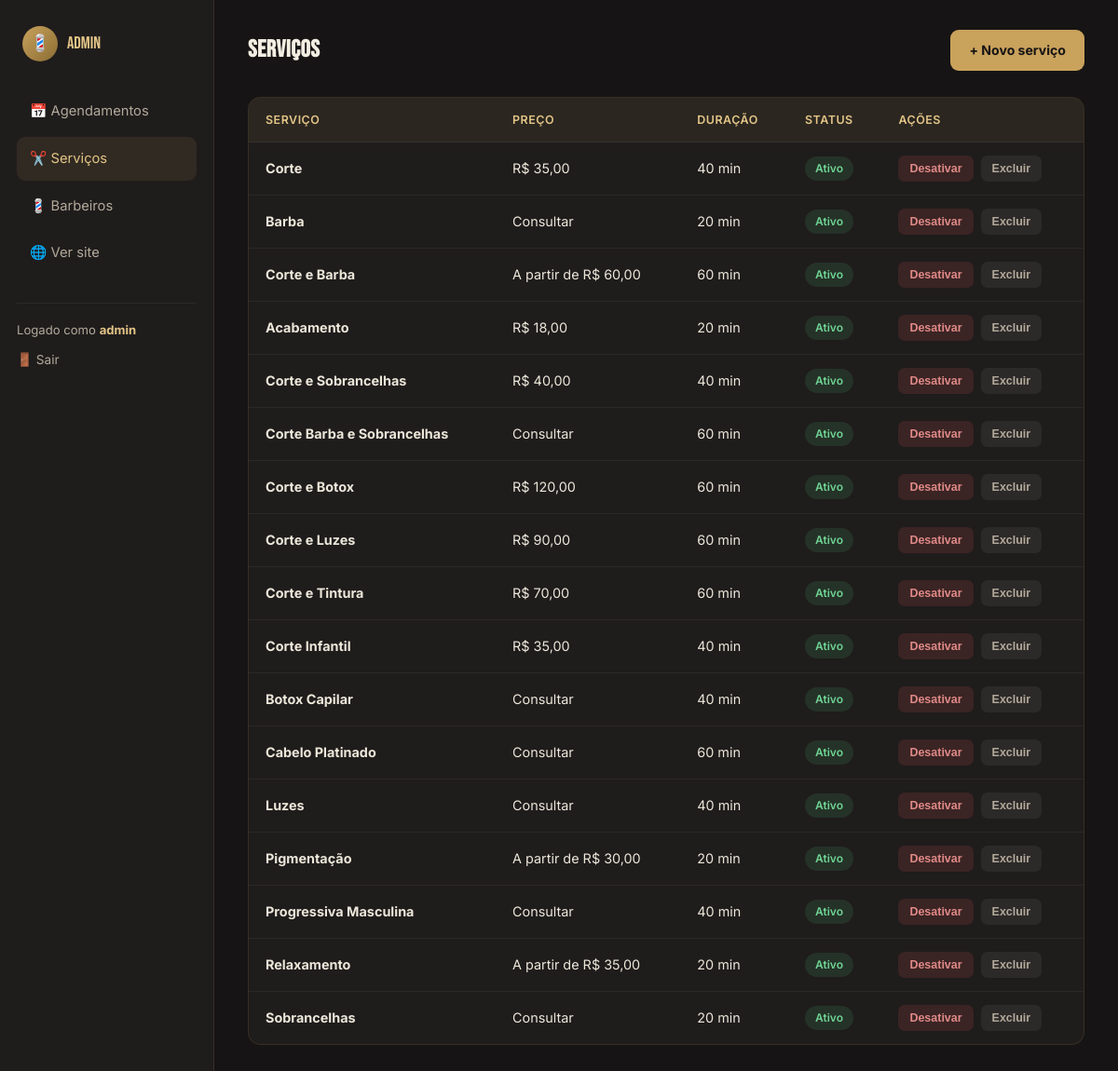
Screenshot of /admin/servicos (signed in) with the database file from the repository.
### tables this page shows
CREATE TABLE servico (
            id INTEGER PRIMARY KEY AUTOINCREMENT,
            nome TEXT NOT NULL,
            preco_texto TEXT NOT NULL,
            duracao_min INTEGER NOT NULL DEFAULT 30,
            ativo INTEGER NOT NULL DEFAULT 1,
            ordem INTEGER NOT NULL DEFAULT 0
        );

### app.py (the view)
@app.route("/admin/servicos")
@login_required
def admin_servicos():
    db = get_db()
    servicos = db.execute("SELECT * FROM servico ORDER BY ordem, nome").fetchall()
    return render_template("admin_servicos.html", empresa=EMPRESA, servicos=servicos)

### app.py (called while the page is built)
def get_db():
    if "db" not in g:
        g.db = sqlite3.connect(DB_PATH)
        g.db.row_factory = sqlite3.Row
        g.db.execute("PRAGMA foreign_keys = ON")
    return g.db

@app.teardown_appcontext
def fechar_db(exception=None):
    db = g.pop("db", None)
    if db is not None:
        db.close()

def login_required(view_func):
    @wraps(view_func)
    def wrapped(*args, **kwargs):
        if not session.get("admin_id"):
            return redirect(url_for("admin_login"))
        return view_func(*args, **kwargs)
    return wrapped

### templates/admin_servicos.html (shortened to what this page needs)
{% extends "admin_base.html" %}
{% block content %}
<div class="admin-header">
  <h1>Serviços</h1>
  <a href="{{ url_for('admin_novo_servico') }}" class="btn-novo-servico">+ Novo serviço</a>
</div>
<div class="tabela-wrap">
  <table>
    <thead>
      <tr>
        <th>Serviço</th>
        <th>Preço</th>
        <th>Duração</th>
        <th>Status</th>
        <th>Ações</th>
      </tr>
    </thead>
    <tbody>
      {% for s in servicos %}
      <tr>
        <td><strong>{{ s.nome }}</strong></td>
        <td>{{ s.preco_texto }}</td>
        <td>{{ s.duracao_min }} min</td>
        <td>
          {% if s.ativo %}
            <span class="badge badge-confirmado">Ativo</span>
          {% else %}
            <span class="badge badge-cancelado">Inativo</span>
          {% endif %}
        </td>
        <td>
          <div class="acoes-tabela">
            <form method="POST" action="{{ url_for('admin_toggle_servico', servico_id=s.id) }}">
              <button class="btn-mini {{ 'btn-mini-cancelar' if s.ativo else 'btn-mini-reativar' }}" type="submit">
                {{ 'Desativar' if s.ativo else 'Ativar' }}
              </button>
            </form>
            <form method="POST" action="{{ url_for('admin_excluir_servico', servico_id=s.id) }}" onsubmit="return confirm('Excluir este serviço?');">
              <button class="btn-mini btn-mini-excluir" type="submit">Excluir</button>
            </form>
          </div>
        </td>
      </tr>
      {% endfor %}
    </tbody>
  </table>
</div>
{% endblock %}

### templates/admin_base.html (shortened to what this page needs)
<!DOCTYPE html>
<html lang="pt-BR">
<head>
  <link rel="stylesheet" href="{{ url_for('static', filename='css/style.css') }}">
</head>
<body>
  <div class="admin-shell">
    <aside class="admin-sidebar">
      <div class="brand">
        <span class="brand-icon">💈</span> Admin
      </div>
      <nav class="admin-nav">
        <a href="{{ url_for('admin_dashboard') }}" class="{{ 'ativo' if request.endpoint == 'admin_dashboard' else '' }}">📅 Agendamentos</a>
        <a href="{{ url_for('admin_servicos') }}" class="{{ 'ativo' if 'servico' in request.endpoint else '' }}">✂️ Serviços</a>
        <a href="{{ url_for('admin_barbeiros') }}" class="{{ 'ativo' if 'barbeiro' in request.endpoint else '' }}">💈 Barbeiros</a>
        <a href="{{ url_for('index') }}" target="_blank">🌐 Ver site</a>
      </nav>
      <div class="admin-sidebar-footer">
        <p style="margin-bottom:8px; color: var(--texto-mudo); font-size:0.82rem;">
          Logado como <strong style="color: var(--dourado-claro);">{{ session.get('admin_usuario') }}</strong>
        </p>
        <a href="{{ url_for('admin_logout') }}">🚪 Sair</a>
      </div>
    </aside>
    <main class="admin-main">
      {% block content %}{% endblock %}
    </main>
  </div>
</body>
</html>

### static/css/style.css (style rules this page uses)
:root { --preto: #161414; --preto-suave: #1f1c1c; --carvao: #2a2625; --dourado: #c9a25c; --dourado-claro: #e3c587; --creme: #f3ede2; --texto-claro: #ede7da; --texto-mudo: #b3a99a; --verde-ok: #4caf6f; --vermelho-erro: #d9534f; --sombra: 0 10px 30px rgba(0, 0, 0, 0.35); --raio: 14px; --fonte-titulo: 'Bebas Neue', 'Oswald', sans-serif; --fonte-corpo: 'Inter', 'Segoe UI', sans-serif; }
* { margin: 0; padding: 0; box-sizing: border-box; }
body { background: var(--preto); color: var(--texto-claro); font-family: var(--fonte-corpo); line-height: 1.55; min-height: 100vh; }
a { color: inherit; text-decoration: none; }
h1, h2, h3, h4 { font-family: var(--fonte-titulo); letter-spacing: 0.5px; color: var(--creme); font-weight: 600; }
.brand { display: flex; align-items: center; gap: 10px; font-family: var(--fonte-titulo); font-size: 1.4rem; color: var(--dourado-claro); }
.brand-icon { width: 38px; height: 38px; border-radius: 50%; background: linear-gradient(135deg, var(--dourado), #8a6c33); display: flex; align-items: center; justify-content: center; font-size: 1.1rem; color: var(--preto); }
.admin-shell { display: flex; min-height: 100vh; }
.admin-sidebar { width: 230px; background: var(--preto-suave); border-right: 1px solid rgba(201, 162, 92, 0.14); padding: 28px 18px; flex-shrink: 0; }
.admin-sidebar .brand { margin-bottom: 30px; padding-left: 6px; font-size: 1.15rem; }
.admin-nav a { display: flex; align-items: center; gap: 10px; padding: 12px 14px; border-radius: 9px; color: var(--texto-mudo); font-size: 0.92rem; margin-bottom: 4px; transition: background 0.15s ease, color 0.15s ease; }
.admin-nav a:hover, .admin-nav a.ativo { background: rgba(201, 162, 92, 0.1); color: var(--dourado-claro); }
.admin-sidebar-footer { margin-top: 30px; padding-top: 18px; border-top: 1px solid rgba(255, 255, 255, 0.06); }
.admin-sidebar-footer a { color: var(--texto-mudo); font-size: 0.85rem; }
.admin-main { flex: 1; padding: 32px 36px; max-width: 1100px; }
.admin-header { display: flex; justify-content: space-between; align-items: center; margin-bottom: 28px; flex-wrap: wrap; gap: 14px; }
.admin-header h1 { font-size: 1.6rem; }
.tabela-wrap { background: var(--preto-suave); border: 1px solid rgba(201, 162, 92, 0.14); border-radius: var(--raio); overflow: hidden; }
table { width: 100%; border-collapse: collapse; }
thead { background: rgba(201, 162, 92, 0.07); }
th { text-align: left; padding: 14px 18px; font-size: 0.78rem; text-transform: uppercase; letter-spacing: 0.5px; color: var(--dourado-claro); font-weight: 600; }
td { padding: 14px 18px; border-top: 1px solid rgba(255, 255, 255, 0.05); font-size: 0.9rem; }
.badge { padding: 4px 11px; border-radius: 999px; font-size: 0.75rem; font-weight: 600; display: inline-block; }
.badge-confirmado { background: rgba(76, 175, 111, 0.15); color: #6fd393; }
.acoes-tabela { display: flex; gap: 8px; }
.btn-mini { border: none; padding: 7px 12px; border-radius: 7px; font-size: 0.78rem; cursor: pointer; font-weight: 600; }
.btn-mini-cancelar { background: rgba(217, 83, 79, 0.15); color: #e08a87; }
.btn-mini-excluir { background: rgba(255, 255, 255, 0.06); color: var(--texto-mudo); }
.btn-novo-servico { background: var(--dourado); color: var(--preto); padding: 11px 20px; border-radius: 9px; font-weight: 700; font-size: 0.88rem; }

### rows the page displays
servico: nome "Corte", preco_texto "R$ 35,00", duracao_min "40", shows "Ativo", ativo "Desativar"
servico: nome "Barba", preco_texto "Consultar", duracao_min "20", shows "Ativo", ativo "Desativar"
servico: nome "Corte e Barba", preco_texto "A partir de R$ 60,00", duracao_min "60", shows "Ativo", ativo "Desativar"
servico: nome "Acabamento", preco_texto "R$ 18,00", duracao_min "20", shows "Ativo", ativo "Desativar"
servico: nome "Corte e Sobrancelhas", preco_texto "R$ 40,00", duracao_min "40", shows "Ativo", ativo "Desativar"
servico: nome "Corte Barba e Sobrancelhas", preco_texto "Consultar", duracao_min "60", shows "Ativo", ativo "Desativar"
servico: nome "Corte e Botox", preco_texto "R$ 120,00", duracao_min "60", shows "Ativo", ativo "Desativar"
servico: nome "Corte e Luzes", preco_texto "R$ 90,00", duracao_min "60", shows "Ativo", ativo "Desativar"
servico: nome "Corte e Tintura", preco_texto "R$ 70,00", duracao_min "60", shows "Ativo", ativo "Desativar"
servico: nome "Corte Infantil", preco_texto "R$ 35,00", duracao_min "40", shows "Ativo", ativo "Desativar"
servico: nome "Botox Capilar", preco_texto "Consultar", duracao_min "40", shows "Ativo", ativo "Desativar"
servico: nome "Cabelo Platinado", preco_texto "Consultar", duracao_min "60", shows "Ativo", ativo "Desativar"
servico: nome "Luzes", preco_texto "Consultar", duracao_min "40", shows "Ativo", ativo "Desativar"
servico: nome "Pigmentação", preco_texto "A partir de R$ 30,00", duracao_min "20", shows "Ativo", ativo "Desativar"
servico: nome "Progressiva Masculina", preco_texto "Consultar", duracao_min "40", shows "Ativo", ativo "Desativar"
servico: nome "Relaxamento", preco_texto "A partir de R$ 35,00", duracao_min "20", shows "Ativo", ativo "Desativar"
servico: nome "Sobrancelhas", preco_texto "Consultar", duracao_min "20", shows "Ativo", ativo "Desativar"

### other values shown
{{ session.get('admin_usuario') }} "admin"
